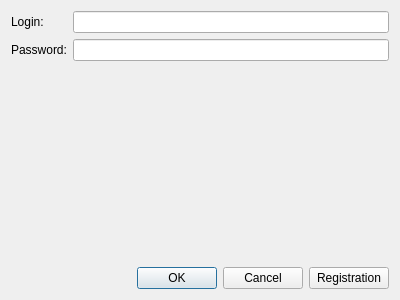
<?xml version="1.0" encoding="UTF-8"?>
<ui version="4.0">
 <class>LoginForm</class>
 <widget class="QWidget" name="LoginForm">
  <property name="geometry">
   <rect>
    <x>0</x>
    <y>0</y>
    <width>400</width>
    <height>300</height>
   </rect>
  </property>
  <property name="windowTitle">
   <string>Form</string>
  </property>
  <layout class="QVBoxLayout" name="verticalLayout">
   <item>
    <layout class="QFormLayout" name="formLayout">
     <item row="0" column="0">
      <widget class="QLabel" name="label">
       <property name="text">
        <string>Login:</string>
       </property>
      </widget>
     </item>
     <item row="0" column="1">
      <widget class="QLineEdit" name="loginEdit"/>
     </item>
     <item row="1" column="0">
      <widget class="QLabel" name="label_2">
       <property name="text">
        <string>Password:</string>
       </property>
      </widget>
     </item>
     <item row="1" column="1">
      <widget class="QLineEdit" name="passwordEdit">
       <property name="echoMode">
        <enum>QLineEdit::Password</enum>
       </property>
      </widget>
     </item>
    </layout>
   </item>
   <item>
    <spacer name="verticalSpacer">
     <property name="orientation">
      <enum>Qt::Vertical</enum>
     </property>
     <property name="sizeHint" stdset="0">
      <size>
       <width>20</width>
       <height>40</height>
      </size>
     </property>
    </spacer>
   </item>
   <item>
    <layout class="QHBoxLayout" name="horizontalLayout">
     <item>
      <widget class="QDialogButtonBox" name="buttonBox">
       <property name="standardButtons">
        <set>QDialogButtonBox::Cancel|QDialogButtonBox::Ok</set>
       </property>
      </widget>
     </item>
     <item>
      <widget class="QPushButton" name="registrationPushButton">
       <property name="text">
        <string>Registration</string>
       </property>
      </widget>
     </item>
    </layout>
   </item>
  </layout>
 </widget>
 <resources/>
 <connections/>
</ui>
